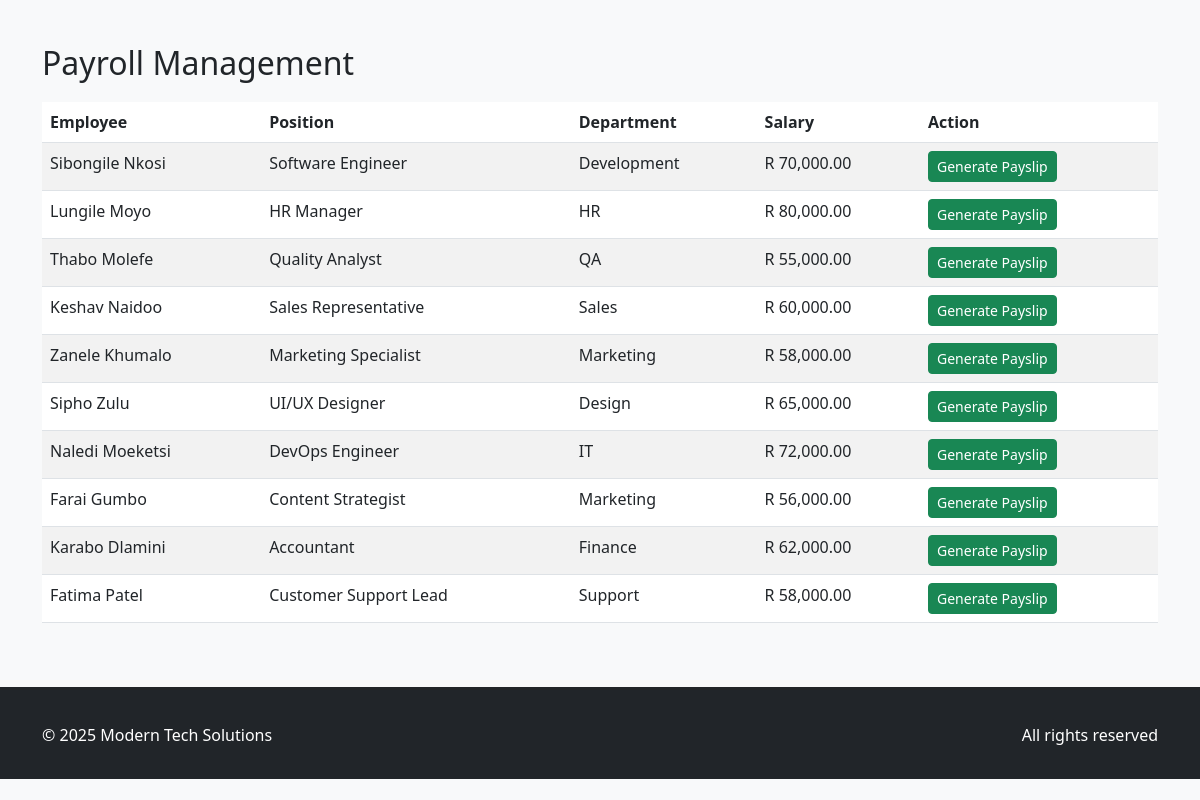
Page /pages/payroll.php on the committed database.
### tables this page shows
CREATE TABLE Employee (
    employeeId INT PRIMARY KEY AUTO_INCREMENT,
    name VARCHAR(255) NOT NULL,
    position VARCHAR(255),
    salary DECIMAL(10, 2),
    employmentHistory TEXT,
    contact VARCHAR(255),
    departmentId INT,
    department VARCHAR(255),
    FOREIGN KEY (departmentId) REFERENCES Department(departmentId)
);

CREATE TABLE Department (
    departmentId INT PRIMARY KEY AUTO_INCREMENT,
    departmentName VARCHAR(255) UNIQUE NOT NULL
);

### classes/Employee.php (called while the page is built, shortened)
<?php
class Employee {
    private $conn;
    public function __construct($db) {
        $this->conn = $db;
    }
    public function getAll() {
        $query = "SELECT e.*, d.departmentName as department
                  FROM Employee e
                  LEFT JOIN Department d ON e.departmentId = d.departmentId";
        $result = $this->conn->query($query);
        return $result->fetch_all(MYSQLI_ASSOC);
    }
}
?>

### pages/payroll.php (the view, shortened to what this page needs)
<?php
require_once __DIR__ . '/../includes/config.php';
require_once __DIR__ . '/../classes/Employee.php';
$employee = new Employee($conn);
$employees = $employee->getAll();
?>
<?php include '../includes/header.php'; ?>
<h2>Payroll Management</h2>
<div class="table-responsive">
    <table class="table table-striped">
        <thead>
            <tr>
                <th>Employee</th>
                <th>Position</th>
                <th>Department</th>
                <th>Salary</th>
                <th>Action</th>
            </tr>
        </thead>
        <tbody>
            <?php if (!empty($employees)): ?>
                <?php foreach ($employees as $emp): ?>
                <tr>
                    <td><?= htmlspecialchars($emp['name']) ?></td>
                    <td><?= htmlspecialchars($emp['position']) ?></td>
                    <td><?= htmlspecialchars($emp['department'] ?? 'N/A') ?></td>
                    <td>R <?= number_format($emp['salary'], 2) ?></td>
                    <td>
                        <a href="payroll.php?generate_payslip=1&id=<?= $emp['employeeId'] ?>"
                           class="btn btn-sm btn-success">
                            Generate Payslip
                        </a>
                    </td>
                </tr>
                <?php endforeach; ?>
            <?php else: ?>
                <tr>
                    <td colspan="5" class="text-center">No employees found</td>
                </tr>
            <?php endif; ?>
        </tbody>
    </table>
</div>
<?php include '../includes/footer.php'; ?>

### assets/css/style.css (style rules this page uses)
body { font-family: 'Segoe UI', Tahoma, Geneva, Verdana, sans-serif; background-color: #f8f9fa; }
.table-responsive { margin-top: 20px; }
.btn { margin-right: 5px; }

### rows in the picture
employee: name "Sibongile Nkosi", position "Software Engineer", departmentId.departmentName "Development", salary "70,000.00"
employee: name "Lungile Moyo", position "HR Manager", departmentId.departmentName "HR", salary "80,000.00"
employee: name "Thabo Molefe", position "Quality Analyst", departmentId.departmentName "QA", salary "55,000.00"
employee: name "Keshav Naidoo", position "Sales Representative", departmentId.departmentName "Sales", salary "60,000.00"
employee: name "Zanele Khumalo", position "Marketing Specialist", departmentId.departmentName "Marketing", salary "58,000.00"
employee: name "Sipho Zulu", position "UI/UX Designer", departmentId.departmentName "Design", salary "65,000.00"
employee: name "Naledi Moeketsi", position "DevOps Engineer", departmentId.departmentName "IT", salary "72,000.00"
employee: name "Farai Gumbo", position "Content Strategist", departmentId.departmentName "Marketing", salary "56,000.00"
employee: name "Karabo Dlamini", position "Accountant", departmentId.departmentName "Finance", salary "62,000.00"
employee: name "Fatima Patel", position "Customer Support Lead", departmentId.departmentName "Support", salary "58,000.00"
